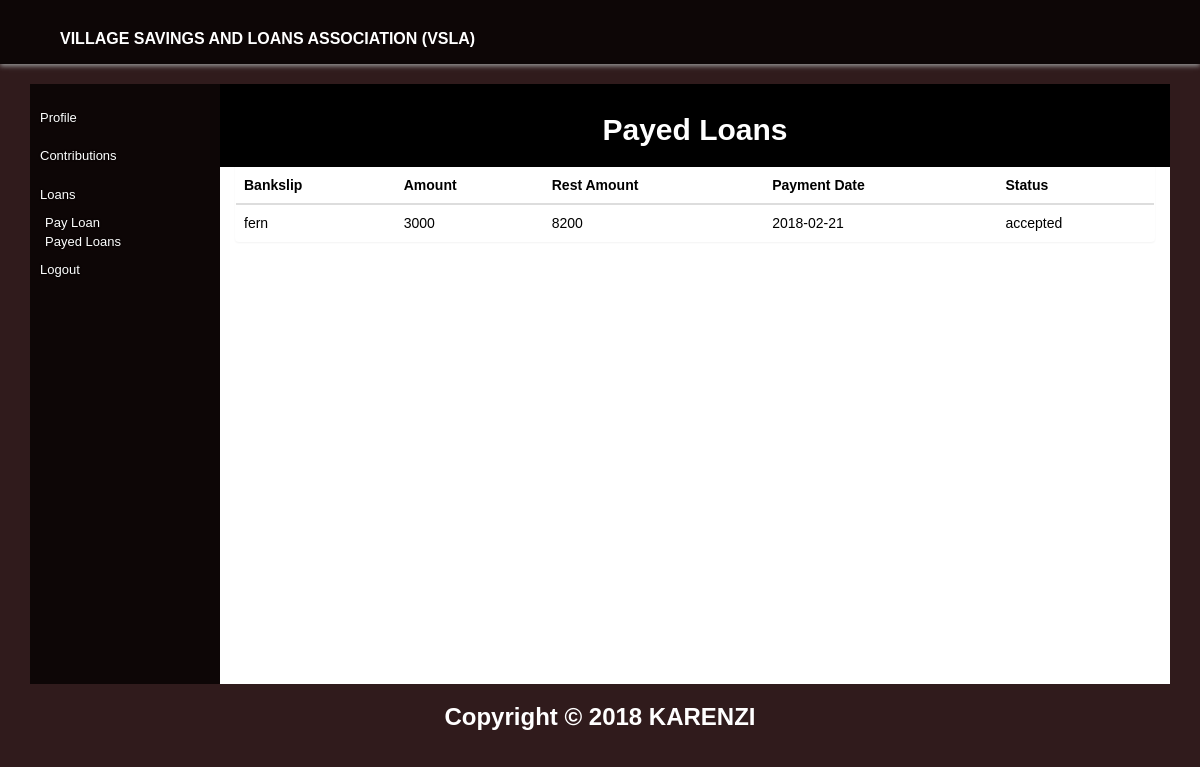
The app's page /?page=payed_loans (signed in) with its own data.
### tables this page shows
CREATE TABLE `ploan` (
  `loan_id` int(10) NOT NULL,
  `staff_id` int(10) NOT NULL,
  `member_id` int(10) NOT NULL,
  `bankslip` varchar(20) NOT NULL,
  `amount` int(20) NOT NULL,
  `rem_amount` int(20) NOT NULL,
  `payment_date` date NOT NULL,
  `status` varchar(10) NOT NULL
);

### controllers/controller.php (called while the page is built, shortened)
<?php
require_once('models/model.php');
class Controller {
	protected $model;
	public function __construct() {
		$this->model = new Model();
	}
	public function payed_loans() {
		$tests = $this->model->payed_loans();
		require_once 'views/member.php';
	}
}
?>

### index.php (called while the page is built, shortened)
<?php
require_once('controllers/controller.php');
$controller = new Controller();
if(empty($_REQUEST['page'])) $page='index';
else $page = $_REQUEST['page'];
$controller->$page();
?>

### models/member.php (called while the page is built, shortened)
<?php
require_once('database.php');
class Member {
	protected $database;
	public function __construct()
	{
		$this->database = new Db();
		$this->database->connect();
	}
	public function payed_loans() {
			if (isset($_SESSION['username'])) {
		$username = $_SESSION['username'];
	}
		$sql = "SELECT l.bankslip, l.amount, l.rem_amount, l.payment_date, l.status from ploan as l RIGHT JOIN member on member.member_id = l.member_id where member.username = '$username'";
		$result = $this->database->execute($sql);
		return $result;
	}
}
?>

### models/model.php (called while the page is built, shortened)
<?php
require_once ('member.php');
class Model {
	protected $tests;
	public function __construct() {
		$this->tests = new Member();
	}
	public function payed_loans() {
		return $this->tests->payed_loans();
	}
}
?>

### models/database.php (called while the page is built, shortened)
<?php
class Db {
protected $db_connection;
public function connect() {
	$this->db_connection = mysqli_connect(host,user,pass,database) or die(mysqli_error($this->db_connection));
}
public function execute($sql) {
	$query=mysqli_query($this->db_connection, $sql)  or die($sql.mysqli_error($this->db_connection));
		$result=array();
		if(preg_match("/^select/i", $sql)) { while($row=mysqli_fetch_assoc($query)) $result[]=$row; }
		return $result;
}
}
?>

### views/payed_loans.php (the view)
<div>
  <div class="panel">
    <div class="panel-heading panel-black text-center">
      <h2> Payed Loans</h2>
    </div>
      <table class="table table-hover">
    <thead>
      <th>Bankslip</th>
      <th>Amount</th>
      <th>Rest Amount</th>
      <th>Payment Date</th>
      <th>Status</th>
    </thead>
    <tbody>
<?php
        foreach ($tests as $data) {
      ?>
      <tr>
        <td><?php echo $data['bankslip'];?></td>
        <td><?php echo $data['amount'];?></td>
        <td><?php echo $data['rem_amount'];?></td>
        <td><?php echo $data['payment_date'];?></td>
        <td><?php echo $data['status'];?></td>
      </tr><?php } ?>
    </tbody>
  </table>
  </div>
</div>

### css/style.css (style rules this page uses)
body { font-family: 'Raleway', sans-serif; }
.panel-black.panel-heading { background-color: black; margin-right: -40px; margin-left: -40px; margin-top: -2px; color: white; }
.hm-body { background-color: rgb(48,27,28); color: white; }
html, body { height: 100%; font-family:verdana,arial,sans-serif; color:#555555; }
h1,h2,h3 { font-weight:800; }

### records on screen
ploan: bankslip "fern", amount "3000", rem_amount "8200", payment_date "2018-02-21", status "accepted"
